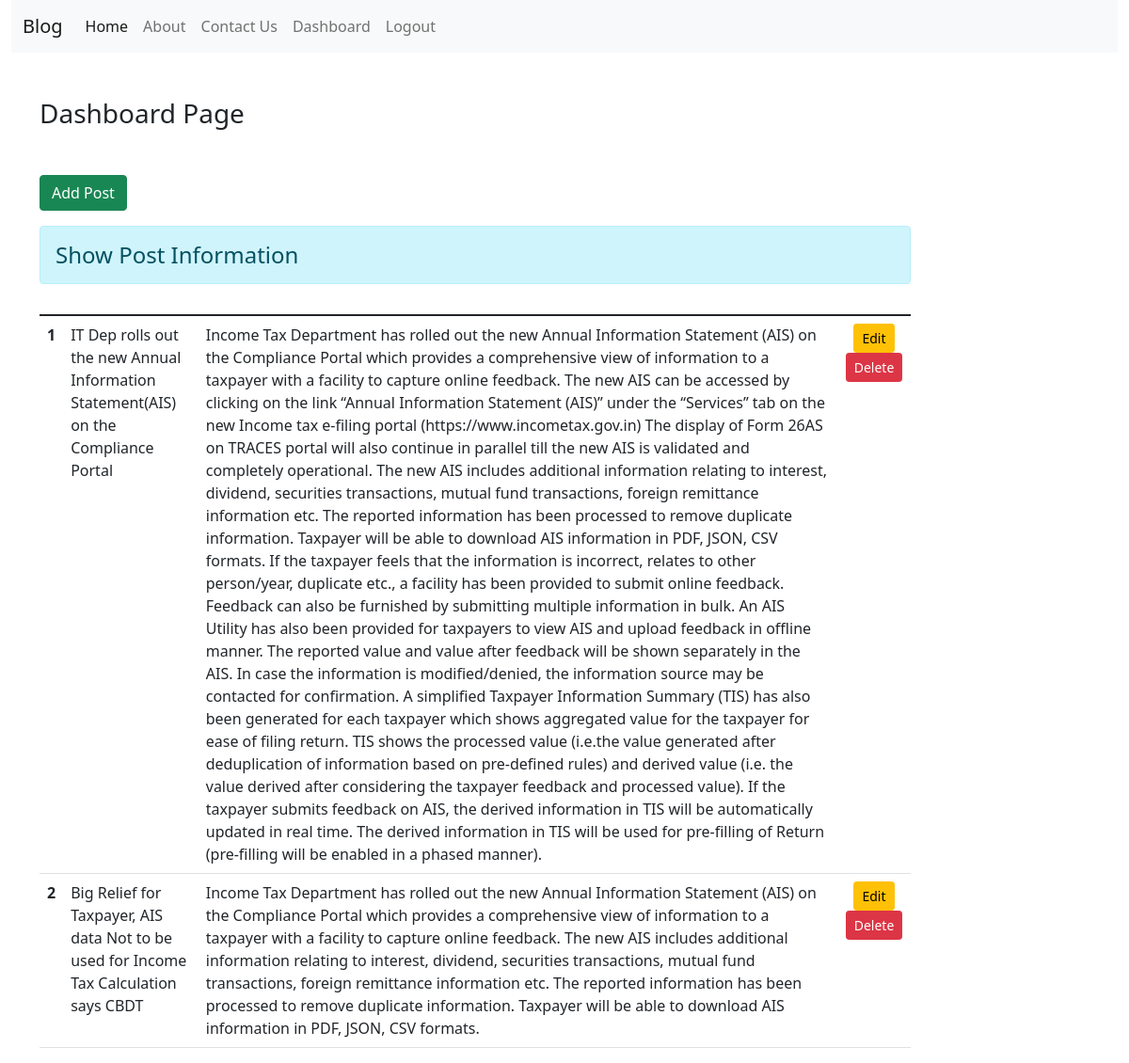
The page /dashboard/ (signed in) on the database its author committed.
### blogApp/models.py (models this page shows, shortened)
class Post(models.Model):
    title = models.TextField()
    desc = models.TextField()

### blogApp/views.py (the view)
# urls.py: path('dashboard/', views.dashboard, name='dashboard'),
def dashboard(request):
    if request.user.is_authenticated:
        posts = Post.objects.all()
        return render(request, "blogApp/dashboard.html", {'posts':posts})
    else:
        return HttpResponseRedirect("/login")

### blogApp/templates/blogApp/dashboard.html (shortened to what this page needs)
{% extends 'blogApp/base.html' %} {% load static %}
 {% block content %}
<div class="col-sm-10">
  <h3 class="test my-5">Dashboard Page</h3>
  <a href="{% url 'addpost'  %}" class="btn btn-success">Add Post</a>
  <h4 class="text=center alert alert-info mt-3">Show Post Information</h4>
    {% if posts %}
      <table class="table table-hover ">
        <thead>
          <tr class="text-center">
            <th scope="col" style="width:2%>ID</th>"
            <th scope="col" style="width:28%>Title</th>"
            <th scope="col" style="width:55%>Description</th>"
            <th scope="col" style="width:15%>Action</th>"
          </tr>
        </thead>
        <tbody>
          {% for post in posts %}
            <tr>
              <th scope="row">{{post.id}}</th>
              <td>{{post.title}}</td>
              <td>{{post.desc}}</td>
              <td class="text-center">
                <a href="{% url 'updatepost' post.id %}" class="btn btn-warning btn-sm">Edit</a>
                {% if perms.blog.delete_post %}
                <form action="{% url 'deletepost' post.id %}" method="post" class="d-inline"> {% csrf_token %}
                <input type="submit" class="btn btn-danger btn-sm" value="Delete">
              </form>
              {% endif %}
              </td>
            </tr>
          {% endfor %}
        </tbody>
      </table>
    {% else %}
      <h4 class="text-centr alert alert-warning">No Records</h4>
    {% endif %}
</div>
{%endblock content%}

### rows shown on the page
Post: id "1", title "IT Dep rolls out the new Annual Information Statement(AIS) on the Compliance Portal", desc "Income Tax Department has rolled out the new Annual Information Statement (AIS) on the Compliance Portal which provides a comprehensive view of information to a taxpayer with a facility to capture online feedback. The new AIS can be accessed by clicking on the link “Annual Information Statement (AIS)” under the “Services” tab on the new Income tax e-filing portal (https://www.incometax.gov.in) The display of Form 26AS on TRACES portal will also continue in parallel till the new AIS is validated and completely operational. The new AIS includes additional information relating to interest, dividend, securities transactions, mutual fund transactions, foreign remittance information etc. The…"
Post: id "2", title "Big Relief for Taxpayer, AIS data Not to be used for Income Tax Calculation says CBDT", desc "Income Tax Department has rolled out the new Annual Information Statement (AIS) on the Compliance Portal which provides a comprehensive view of information to a taxpayer with a facility to capture online feedback. The new AIS includes additional information relating to interest, dividend, securities transactions, mutual fund transactions, foreign remittance information etc. The reported information has been processed to remove duplicate information. Taxpayer will be able to download AIS information in PDF, JSON, CSV formats."
